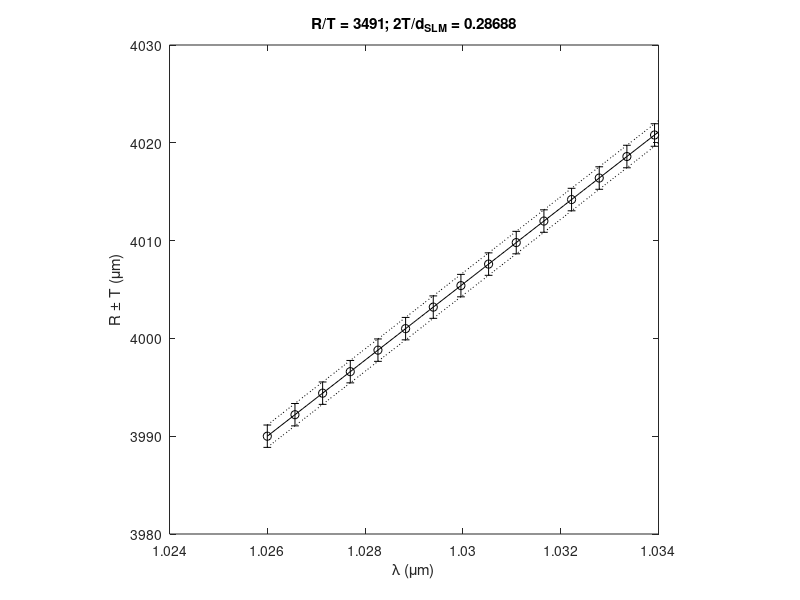

The MATLAB source for this figure: (Note: this script raises an error after producing the figure.)
clear all
% close all

xaxistype = 0; %0 = lambda; 1 = freq

%% Parameters of original concept simulations/superK demo
% lambda = linspace(900,1200,1000)*1e-6; %[mm] wavelength)
% lambda_DG = 1064e-6; %[mm] central design wavelength
% theta_DG = 0.9/180*pi; %diffraction angle of first order for central design wavelength
% d_DG = lambda_DG/sin(theta_DG); %period of grating
% f1 = 20; %[mm] lens focal length
% w0 = 1; %[mm] beam waist

%% Parameters for Matlab testing scaled from OPA1
% lambda = linspace(545,695,1000)*1e-6; %[mm] wavelength)
% d_DG = 30e-3; %[mm] period of grating
% f1 = 25; %[mm] lens focal length
% w0 = 0.4; %[mm] beam waist

%% Parameters for INL axicon 1 and setup of July 2024 @VOXEL
% lambda = linspace(790,810,1000)*1e-6; %[mm] wavelength)
% d_DG = 10e-3; %[mm] period of grating
% f1 = 75; %[mm] lens focal length
% w0 = 2.5; %[mm] beam waistclear

%% Parameters for PHAROS
% lambda = linspace(1020,1040,1000)*1e-6; %[mm] wavelength)
% d_DG = 9e-3; %[mm] period of grating
% f1 = 50; %[mm] lens focal length
% w0 = 2.5; %[mm] beam waistclear

%% Parameters for Yb-laser pulse compressed with n2photonics
% % lambda = linspace(1010,1050,1000)*1e-6; %[mm] wavelength) 40 fs pulses
% lambda = linspace(1000,1060,1000)*1e-6; %[mm] wavelength) 25 fs pulses
% d_DG = 9e-3; %[mm] period of grating
% f1 = 50; %[mm] lens focal length
% w0 = 2.5; %[mm] beam waistclear

%% Good parameters for OPA3
% lambda = linspace(650,950,1000)*1e-6; %[mm] wavelength)
% d_DG = 40e-3; %[mm] period of grating
% f1 = 100; %[mm] lens focal length
% w0 = 3; %[mm] beam waist

%% TEST: Yb with axicon for IMPALA project
% lambda = linspace(1026,1034,100)*1e-6; %[mm] wavelength)
% d_DG = 10e-3; %[mm] period of grating
% f1 = 40; %[mm] lens focal length
% w0 = 5; %[mm] beam waistclear


%% Parameters of Ti:sapphire oscillator (80 MHz rep. rate)
% lambda = linspace(800,810,1000)*1e-6; %[mm] wavelength)
% d_DG = 3e-3; %[mm] period of grating
% f1 = 10; %[mm] lens focal length
% w0 = 15; %[mm] beam waist

%% Parameters of NOPA at Imperial College
% lambda = linspace(1250,1350,1000)*1e-6; %[mm] wavelength)
% d_DG = 26e-3; %[mm] period of grating
% f1 = 75; %[mm] lens focal length
% w0 = 5; %[mm] beam waist


%% Parameters of Yb at MP Lab
%option1
lambda = linspace(1026,1034,100)*1e-6; %[mm] wavelength)
d_DG = 9e-3; %[mm] period of grating
f1 = 35; %[mm] lens focal length
w0 = 10; %[mm] beam waist

%% Parameters of Yb at MP Lab
%option2
%lambda = linspace(1026,1034,100)*1e-6; %[mm] wavelength)
%d_DG = 12e-3; %[mm] period of grating
%f1 = 35; %[mm] lens focal length
%w0 = 10; %[mm] beam waist

%% Calculation

T_PVB = lambda*f1/(pi*w0); %thickness of perfect vortex beam (beam waist)
R_PVB = f1*lambda/d_DG; %radius of perfect vortex beam

switch xaxistype
    case 1 %freq
        xvec = 3e8./(lambda*1e-3)*1e-12;
    case 0 %lambda
        xvec = lambda*1e3;
end

figure
hold on
plot(xvec, R_PVB*1e3 + T_PVB*1e3,':k')
plot(xvec, R_PVB*1e3,'-k')
plot(xvec, R_PVB*1e3 - T_PVB*1e3,':k')
switch xaxistype
    case 1
        xlabel('f (THz)')
    case 0
        xlabel('\lambda (\mum)')
end
ylabel('R \pm T (\mum)')
axis square
box on
title(['R/T = ',num2str(round(mean(R_PVB./T_PVB))), '; 2T/d_{SLM} = ', num2str(2*mean(T_PVB)/8e-3)])


%Loop to find all wavelengths that are spatially separated as different PVBs

i = 1;
ind_lambdasep = i;
while i < length(lambda)
    [temp, ind] = min(abs(R_PVB(i)+T_PVB(i) - (R_PVB-T_PVB)));
    i = ind;
    if ind < length(lambda)
        ind_lambdasep = [ind_lambdasep, ind];
    end
end

lambda_sep = lambda(ind_lambdasep);
R_PVB_sep = R_PVB(ind_lambdasep);
T_PVB_sep = T_PVB(ind_lambdasep);

switch xaxistype
    case 1 %freq
        xvec2 = 3e8./(lambda_sep*1e-3)*1e-12;
    case 0 %lambda
        xvec2 = lambda_sep*1e3;
end

hold on
errorbar(xvec2, R_PVB_sep*1e3, T_PVB_sep*1e3,'ok','MarkerFaceColor','k')
switch xaxistype
    case 1
        xlabel('f (THz)')
    case 0
        xlabel('\lambda (\mum)')
end
ylabel('R \pm T (\mum)')
axis square
box on
title(['R/T = ',num2str(round(mean(R_PVB./T_PVB))), '; 2T/d_{SLM} = ', num2str(2*mean(T_PVB)/8e-3)])
set(gcf,'Position',[881.5714  612.4286  415.4286  344.0000])


%% Compute relation between grating period and focal legth at a given wavelength and diameter

% lambda1 = 620*1e-6; %[mm] reference wavelength
% f1 = 100; %[mm] reference lens focal length
% d_DG1 = 30e-3; %[mm] reference period of grating
% D1 = 2*f1*tan(asin(lambda1/d_DG1)); %[mm] reference diameter
% 
% d_DGlist = linspace(10,200,1000)*1e-3; %[mm] period of grating
% flist = D1/2./(tan(asin(lambda1./d_DGlist)));
% 
% figure
% plot(flist,d_DGlist*1e3)
% xlabel('Focal length (mm)')
% ylabel('Grating period (\mum)')
% axis square





